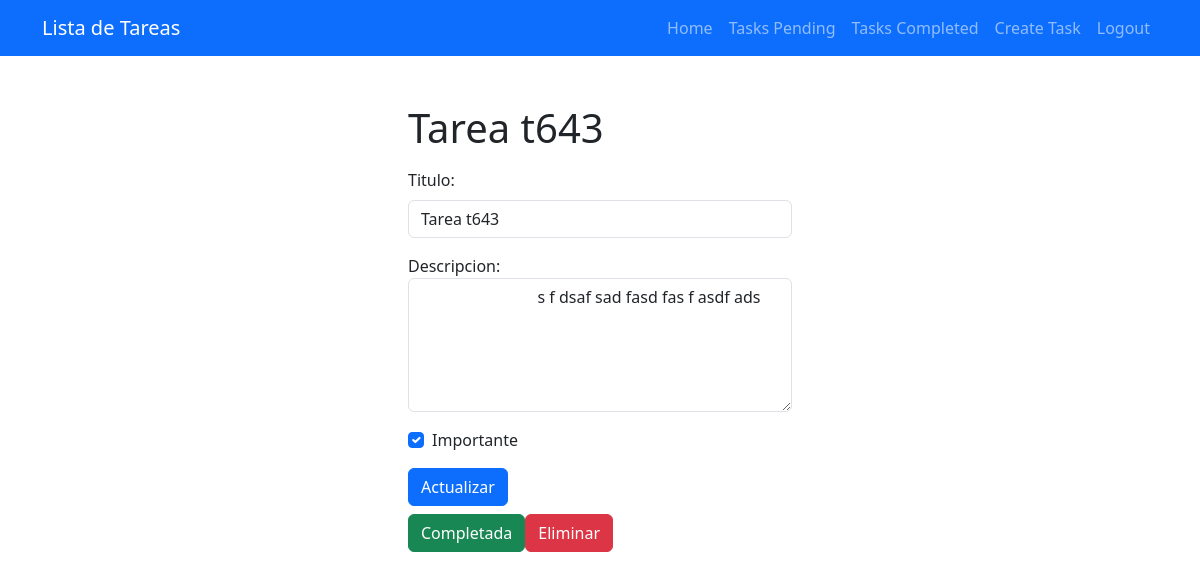
The app's page /tasks/18/ (signed in) with its own data.
### tasks/models.py (models this page shows, shortened)
class Task(models.Model):
    title = models.CharField(max_length=200)
    description = models.TextField(blank=True)
    created = models.DateTimeField(auto_now=True)
    datecomplete = models.DateTimeField(null=True, blank=True)
    important = models.BooleanField(default=False)
    user = models.ForeignKey(User, on_delete=models.CASCADE)

### tasks/views.py (the view, shortened to what this page needs)
# urls.py: path('tasks/<int:task_id>/', views.task_detail, name='task_detail'),
@login_required
def task_detail(request, task_id):
    if request.method == 'GET':
        task = get_object_or_404(Task, pk=task_id, user=request.user)
        form = TaskForm(instance=task)
        return render(request, 'task_detail.html', {
            'task': task,
            'form': form
        })

### tasks/forms.py
class TaskForm(ModelForm):
    class Meta:
        model = Task
        fields = ['title', 'description', 'important']

### tasks/templates/task_detail.html (shortened to what this page needs)
{% extends 'base.html' %}
{% block content %}
    <main class="conteiner mt-5">
        <div class="row">
            <section class="col-md-4 offset-md-4">
                <h1>{{task.title}}</h1>
                <form method="POST">
                    <div class="mb-3 mt-3">
                        <label for="text" class="form-label">Titulo:</label>
                        <input type="text" class="form-control" id="title" placeholder="Titulo" name="title" value="{{ task.title }}">
                    </div>
                    <div class="mb-3">
                        <label for="description">Descripcion:</label>
                        <textarea class="form-control" rows="5" id="description" name="description">
                            {{ task.description }}
                        </textarea>
                    </div>
                    <div class="form-check mb-3">
                        <label class="form-check-label">
                            <input class="form-check-input" type="checkbox" id="important" name="important" {% if task.important %}checked{% endif %}>Importante
                        </label>
                    </div>
                    <button class="btn btn-primary">
                        Actualizar
                    </button>
                </form>
                <div class="d-flex mt-2">
                    <form action="{% url 'complete_task' task.id %}" method="POST">
                        <button class="btn btn-success">
                            Completada
                        </button>
                    </form>
                    <form action="{% url 'delete_task' task.id %}" method="POST">
                        <button class="btn btn-danger">
                            Eliminar
                        </button>
                    </form>
                </div>
            </section>
        </div>
    </main>
{% endblock %}

### records on screen
Task: title "Tarea t643", description "s f dsaf sad fasd fas f asdf ads", important "☑"
